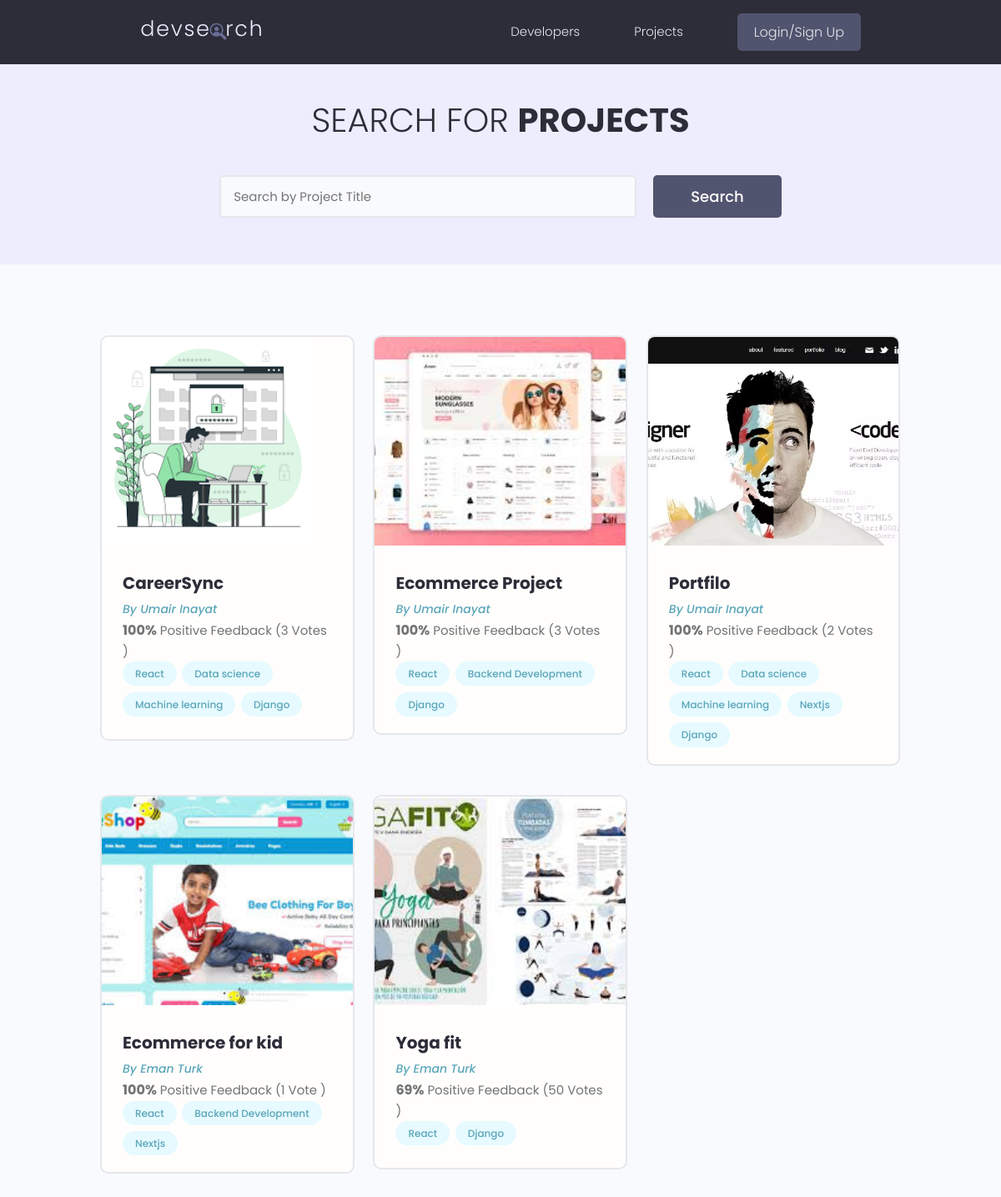
/projects/, run on the app's committed database.
### projects/models.py (models this page shows, shortened)
class Project(models.Model):
    owner = models.ForeignKey(Profile, null=True, blank = True, on_delete=models.SET_NULL)
    title = models.CharField(max_length=200)
    description = models.TextField(null=True, blank = True)
    featured_image = models.ImageField(null=True, blank = True, default="default.jpg")
    technology = models.CharField(max_length=20)
    tag = models.ManyToManyField('Tag', blank= True)
    vote_total = models.IntegerField(default=0, null = True)
    vote_ratio = models.IntegerField(default=0, null = True)
    demo_link = models.CharField(max_length=2000,null=True, blank = True )
    source_link = models.CharField(max_length=2000,null=True, blank = True )
    created = models.DateTimeField(auto_now_add= True)
    id = models.UUIDField(default=uuid.uuid4, unique= True, primary_key= True, editable=False)
    class Meta:
        ordering = ['-vote_ratio', '-vote_total', 'title']

class Tag(models.Model):
    name = models.CharField(max_length=200)
    created = models.DateTimeField(auto_now_add= True)
    id = models.UUIDField(default=uuid.uuid4,
                        unique= True, primary_key= True, editable=False)
    def __str__(self):
        return self.name

### users/models.py (models this page shows, shortened)
class Profile(models.Model):
    user = models.OneToOneField(User, on_delete=models.CASCADE, null=True,blank= True )
    name = models.CharField(max_length=200, null=True)
    email = models.EmailField(max_length=500, null=True)
    username = models.CharField(max_length=200, null=True)
    location= models.CharField(max_length=200, null=True)
    short_intro = models.CharField(max_length=200, null=True, blank= True )
    profile_image = models.ImageField( null=True, blank= True , upload_to='profiles' , default="profiles/pro.png")
    social_github = models.CharField(max_length=200, null=True, blank= True )
    social_twitter = models.CharField(max_length=200, null=True, blank= True )
    social_linkedin = models.CharField(max_length=200, null=True, blank= True )
    social_stackoverflow = models.CharField(max_length=200, null=True, blank= True )
    description = models.TextField(blank=True)
    bio = models.TextField(max_length=500,blank=True, null=True),
    social_website = models.CharField(max_length=200, null=True, blank= True )
    id = models.UUIDField(default=uuid.uuid4, unique=True,
                        primary_key=True, editable=False)

### projects/views.py (the view)
# urls.py: path('projects/',include('projects.urls')),
def projects(request):
    projects, search_query = searchProjects(request)
    custom_range, projects = paginateProjects(request, projects, 6)
    context = {'projects': projects,
                'search_query': search_query, 'custom_range': custom_range}
    return render(request, 'projects/projects.html', context)

### projects/utils.py (called while the page is built)
def paginateProjects(request, projects, results):
    page = request.GET.get('page')
    paginator = Paginator(projects, results)
    try:
        projects = paginator.page(page)
    except PageNotAnInteger:
        page = 1
        projects = paginator.page(page)
    except EmptyPage:
        page = paginator.num_pages
        projects = paginator.page(page)
    leftIndex = (int(page) - 4)
    if leftIndex < 1:
        leftIndex = 1
    rightIndex = (int(page) + 5)
    if rightIndex > paginator.num_pages:
        rightIndex = paginator.num_pages + 1
    custom_range = range(leftIndex, rightIndex)
    return custom_range, projects

def searchProjects(request):
    search_query = request.GET.get('search_query', '')
    tags = Tag.objects.filter(name__icontains=search_query)
    projects = Project.objects.distinct().filter(
        Q(title__icontains=search_query) |
        Q(description__icontains=search_query) |
        Q(owner__name__icontains=search_query) |
        Q(tag__in=tags)
    )
    return projects, search_query

### projects/templates/projects/projects.html (shortened to what this page needs)
{% extends 'main.html' %}
{% block content %}
    <main class="projects">
        <section class="hero-section text-center">
            <div class="container container--narrow">
                <div class="hero-section__box">
                    <h2>Search for <span>Projects</span></h2>
                </div>
                <div class="hero-section__search">
                    <form id='searchForm' class="form" action="{% url 'projects' %}" method="get">
                        <div class="form__field">
                            <input class="input input--text" id="formInput#search" type="text" name="search_query"
                                placeholder="Search by Project Title" value="{{search_query}}" />
                        </div>
                        <input class="btn btn--sub btn--lg" type="submit" value="Search" />
                    </form>
                </div>
            </div>
    </section>
    <section class="projectsList">
        <div class="container">
            <div class="grid grid--three">
                {% for project in projects %}
                <div class="column">
                    <div class="card project">
                        <a href="{% url 'project' project.id %}" class="project">
                        <img class="project__thumbnail" src="{{ project.featured_image.url}}" alt="project thumbnail" />
                        <div class="card__body">
                            <h3 class="project__title">{{project.title}}</h3>
                            <p><a class="project__author" href="{% url 'user-profile' project.owner.id %}">By {{project.owner.name}}</a></p>
                            <class="project--rating">
                            <span style="font-weight: bold;">{{project.vote_ratio}}%</span> Positive
                            Feedback ({{project.vote_total}} Vote{{project.vote_total | pluralize:"s"}} )
                            <div class="project__tags">
                                {% for tag in project.tag.all%}
                                <span class="tag tag--pill tag--main">
                                    <small>{{tag}}</small>
                                </span>
                                {% endfor %}
                            </div>
                        </div>
                        </a>
                    </div>
                </div>
                {% endfor %}
            </div>
        </div>
    </section>
    </main>
{% endblock content %}

### static/styles/app.css (style rules this page uses)
:root { --color-sub: #2d2d39; }
.btn--sub { background-color: var(--color-sub-light); }
.card { border: 2px solid var(--color-light); }
img { width: 100%; }
.hero-section { height: 40vh; display: flex; align-items: center; background-color: var(--color-sub); }
.hero-section__box { margin-bottom: 4rem; }
.hero-section__box > h2, .hero-section__box > h2 > span { font-size: 4rem; color: var(--color-light); line-height: 1.3; text-transform: uppercase; }
.hero-section__box > h2 { font-weight: 300; }
.hero-section__box > h2 > span { font-weight: 700; }
.hero-section__search > .form { display: flex; align-items: center; justify-content: center; gap: 2rem; }
.hero-section__search > .form input.input--text { width: 50rem; }
.project__author { font-size: 1.4rem; font-style: italic; }
.projects > .hero-section { background: var(--color-sub-lighter); height: 30vh; }
.projects .hero-section__box { margin-bottom: 2.5rem; }
.projects .hero-section__box > h2 { color: var(--color-sub); }
.projects .hero-section__box > h2 > span { font-weight: 700; color: var(--color-sub); }
.projectsList { margin-top: 8rem; }
.project__thumbnail { height: 25rem; object-fit: cover; object-position: top center; }
.project__title { font-size: 2rem; font-weight: 700; color: var(--color-sub); }

### static/uikit/styles/modules/_variables.css (style rules this page uses)
:root { --color-main: #5aa5b9; --color-main-light: #e6faff; --color-sub: #3f4156; --color-sub-light: #51546e; --color-sub-lighter: #ededfd; --color-text: #737373; --color-gray: #8b8b8b; --color-light: #e5e7eb; --color-light-gray: #767676; --color-bg: #f8fafd; --color-white: #fffefd; --color-white-light: #f3f3f3; --color-success: #359e64; --color-success-bg: #def8e8; --color-error: #fc4b0b; --color-error-bg: #fff2ee; --font-base: 'Poppins', arial, helvetica, 'Segoe UI', roboto, ubuntu, sans-serif; --font-monospace: 'Fira Code', 'Courier New', courier, monospace; --font-regular: 300; --font-medium: 500; --font-bold: 700; --generic-shadow: 1px 1px 5px #00000010; --generic-transition: all 0.3s ease-in-out; }

### static/uikit/styles/modules/_base.css (style rules this page uses)
* { margin: 0; padding: 0; box-sizing: border-box; text-rendering: optimizeLegibility; color: inherit; font-size: inherit; }
html { font-size: 50%; }
@media only screen and (min-width: 480px) { html { font-size: 56.25%; } }
@media only screen and (min-width: 1200px) { html { font-size: 62.5%; } }
body { line-height: 1.6; font-weight: 400; font-size: 1.5rem; color: var(--color-text); background-color: var(--color-bg); min-height: 100vh; }

### static/uikit/styles/modules/_typography.css (style rules this page uses)
* { font-family: var(--font-base); }
h2 { font-size: 3.6rem; font-weight: var(--font-bold); }
h3 { font-size: 3.2rem; font-weight: var(--font-medium); }
p, span, strong { font-size: 1.6rem; color: var(--color-text); font-weight: var(--font-regular); }
a { padding-bottom: 2px; text-decoration: none; display: inline-block; color: var(--color-main); font-weight: var(--font-medium); }

### static/uikit/styles/modules/_utilities.css (style rules this page uses)
.container { width: 92%; max-width: 165rem; margin: 0 auto; box-sizing: border-box; }
.container--narrow { width: 92%; max-width: 120rem; }
@media screen and (min-width: 1000px) { .container { width: 90%; } }
@media screen and (min-width: 1000px) { .container--narrow { width: 85%; } }
@media screen and (min-width: 1200px) { .container { width: 80%; } }
@media screen and (min-width: 1200px) { .container--narrow { width: 72%; } }
.text-center { text-align: center; }

### static/uikit/styles/modules/_button.css (style rules this page uses)
.btn { display: inline-block; position: relative; cursor: pointer; background-color: var(--color-light); font-weight: var(--font-medium); color: var(--color-sub); text-decoration: none; padding: 1rem 2rem; border-radius: 0.5rem; border: none; width: -webkit-fit-content; width: -moz-fit-content; width: fit-content; height: -webkit-fit-content; height: -moz-fit-content; height: fit-content; font-size: 1.6rem; outline-width: 0; outline-color: transparent; -webkit-backface-visibility: hidden; backface-visibility: hidden; transition: all 0.3s ease-in-out; }
.btn--sub { background-color: var(--color-sub); color: var(--color-white); }
.btn--lg { font-size: 1.8rem; padding: 1.2rem 4.5rem; }

### static/uikit/styles/modules/_card.css (style rules this page uses)
.card { border-radius: 1rem; background-color: var(--color-white); border: 1.5px solid var(--color-light); width: auto; height: auto; margin-top: 0.5rem; margin-bottom: 0.5rem; overflow: hidden; }
.card__body, .card__header { padding: 2rem 2.5rem; }

### data on the page
Project: featured_image (picture), title "CareerSync", owner.name "Umair Inayat", vote_ratio "100", vote_total "3", vote_total|pluralize "s"
Tag: name "React"
Tag: name "Data science"
Tag: name "Machine learning"
Tag: name "Django"
Project: featured_image (picture), title "Ecommerce Project", owner.name "Umair Inayat", vote_ratio "100", vote_total "3", vote_total|pluralize "s"
Tag: name "Backend Development"
Project: featured_image (picture), title "Portfilo", owner.name "Umair Inayat", vote_ratio "100", vote_total "2", vote_total|pluralize "s"
Tag: name "Nextjs"
Project: featured_image (picture), title "Ecommerce for kid", owner.name "Eman Turk", vote_ratio "100", vote_total "1"
Project: featured_image (picture), title "Yoga fit", owner.name "Eman Turk", vote_ratio "69", vote_total "50", vote_total|pluralize "s"
